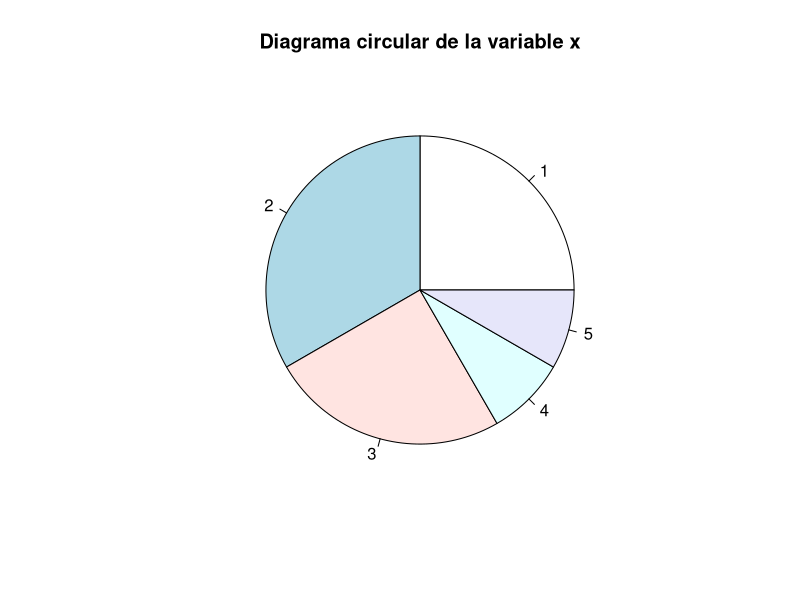

The R script that drew this image: (Note: this script raises an error after producing the figure.)
## ---- chunk 1
x = sample(1:5, size = 12, replace = TRUE)
x
pie(table(x),main = "Diagrama circular de la variable x")

pie(table(ans),main = "Diagrama circular de la variable ans")
## ---- chunk 2
plot(table(Sexo,ans),main="Grafico de mosaico de las variables \"Sexo\" y \"ans\"")
## ---- chunk 3
plot(HairEyeColor, main="Grafico de mosaico de la tabla de HairEyeColor", col=c("pink","lightblue"))
## ---- chunk 4
#paquete vcd y vcdExtra
#cotabplot de vcd produce un diagrama de mosaicoparacada tercera variable
#mosaic3d de vcdExtra produce un diagrama en 3D interactivo

#el mejor es ggplot de tidyverse
